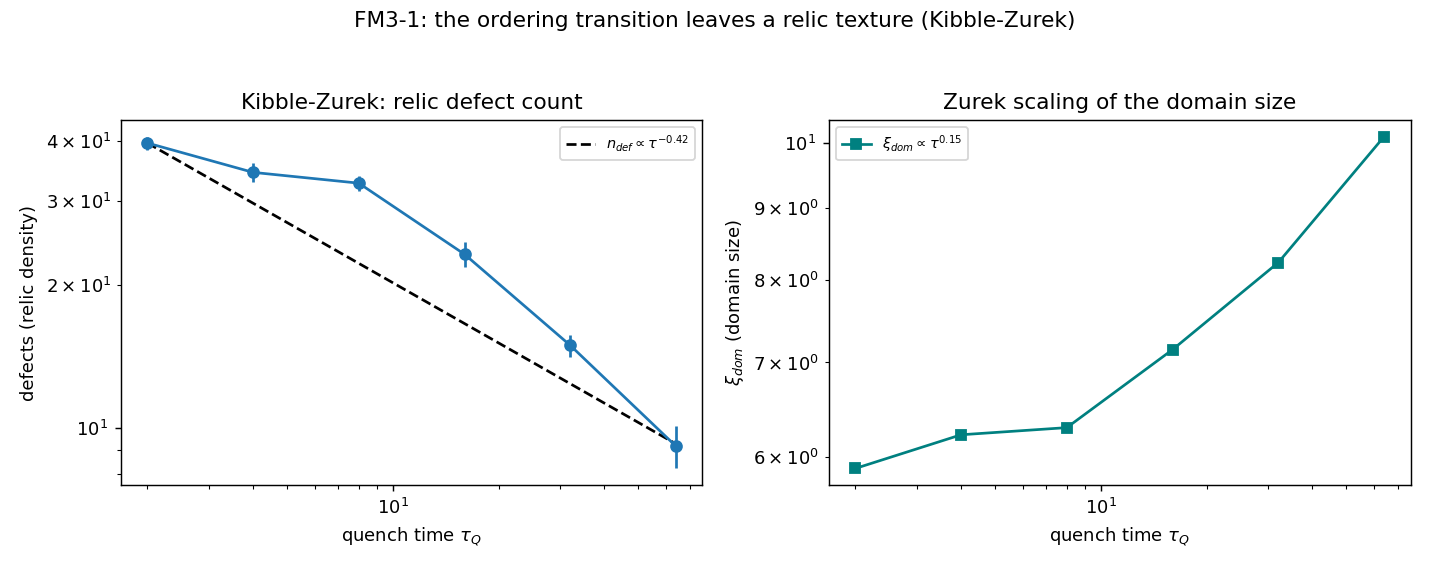

This chart was generated by the following Python code:
"""FM3_1_kibble.py -- does the early-universe ordering transition leave a relic?
(charter FM3-1, Kibble-Zurek)

Quench the O(3) orientation ferromagnet (the E1 vacuum) from disordered (hot) to
ordered (cold) through J_c at varying quench timescales tau_Q, and measure the relic
defect density n_def and the domain coherence length xi_dom.  Kibble: causally
disconnected regions order in different directions -> domains -> defects.  Zurek:
slower quench -> larger domains -> fewer defects, with xi_dom ~ tau_Q^sigma.

Pre-registered P1: a relic DOES form (n_def > 0 for plausible quench), following a
Zurek power law (not n_def -> 0).  Death C1: n_def -> 0 (no relic).

Anti-circularity: defect density measured by the cooled solid-angle charge; no
cosmological number inserted.  20 seeds.
"""
from __future__ import annotations

import json
import time
from pathlib import Path

import numpy as np
import matplotlib
matplotlib.use("Agg")
import matplotlib.pyplot as plt  # noqa: E402

import fm3_core as f3  # noqa: E402

OUT = Path(__file__).resolve().parent
SEEDS = list(range(20))
L = 20
TAUS = np.array([2, 4, 8, 16, 32, 64])


def main():
    t0 = time.time()
    print("=" * 72)
    print(f"FM3-1 -- Kibble-Zurek relic of the ordering transition (L={L}, "
          f"{len(SEEDS)} seeds)")
    print("=" * 72)
    rows = []
    for tau in TAUS:
        nd, dens, xi = [], [], []
        for sd in SEEDS:
            n = f3.quench(L, tau_Q=int(tau), seed=sd)
            ndef, density, _ = f3.defect_count(n)
            nd.append(ndef); dens.append(density)
            xi.append(f3.coherence_length(density) if density > 0 else np.nan)
        row = dict(tau_Q=int(tau), n_def=float(np.mean(nd)),
                   n_def_sem=float(np.std(nd) / np.sqrt(len(SEEDS))),
                   density=float(np.mean(dens)),
                   xi_dom=float(np.nanmean(xi)))
        rows.append(row)
        print(f"  tau_Q={tau:3d}: <n_def>={row['n_def']:5.1f}+-{row['n_def_sem']:.1f}  "
              f"xi_dom={row['xi_dom']:.2f}")

    tau = np.array([r["tau_Q"] for r in rows], float)
    ndef = np.array([r["n_def"] for r in rows])
    xi = np.array([r["xi_dom"] for r in rows])
    # Zurek fits: n_def ~ tau^-mu  and  xi_dom ~ tau^sigma
    mu = -np.polyfit(np.log(tau), np.log(ndef), 1)[0]
    sigma = np.polyfit(np.log(tau), np.log(xi), 1)[0]
    relic_forms = bool(ndef.min() > 1.0)           # defects survive even slow quench
    # O(3) model-A expectation sigma = nu/(1+nu z), nu~0.71, z~2 -> ~0.29 (COMPARISON)
    sigma_O3 = 0.29

    if not relic_forms:
        verdict = "C1"; why = "n_def -> 0: no relic forms (death)."
    else:
        verdict = "P1-confirmed"
        why = (f"a relic network forms with Zurek scaling: n_def ~ tau^-{mu:.2f}, "
               f"xi_dom ~ tau^{sigma:.2f} (O(3) model-A expectation ~{sigma_O3}). "
               "The early-universe ordering transition leaves a defect/texture relic.")

    print("-" * 72)
    print(f"  Zurek: n_def ~ tau^-{mu:.2f}   xi_dom ~ tau^{sigma:.2f}  "
          f"(O(3) expect sigma~{sigma_O3})")
    print(f"  relic forms (n_def>1 at slowest quench): {relic_forms}")
    print(f"  FM3-1: {verdict} -- {why}")
    print("=" * 72)

    payload = {
        "verdict": verdict, "why": why, "relic_forms": relic_forms,
        "zurek_mu_ndef": float(mu), "zurek_sigma_xi": float(sigma),
        "sigma_O3_expectation": sigma_O3,
        "rows": rows, "L": L, "seeds": len(SEEDS),
        "runtime_s": time.time() - t0,
        "timestamp_utc": time.strftime("%Y-%m-%dT%H:%M:%SZ", time.gmtime()),
    }
    (OUT / "FM3_1_kibble.json").write_text(json.dumps(payload, indent=2, default=float))
    print(f"saved {OUT/'FM3_1_kibble.json'}  ({payload['runtime_s']:.0f}s)")
    make_figure(tau, ndef, xi, rows, mu, sigma)
    return payload


def make_figure(tau, ndef, xi, rows, mu, sigma):
    fig, ax = plt.subplots(1, 2, figsize=(11, 4.4))
    sem = [r["n_def_sem"] for r in rows]
    ax[0].errorbar(tau, ndef, yerr=sem, marker="o", lw=1.5)
    ax[0].plot(tau, ndef[0] * (tau / tau[0]) ** (-mu), "k--",
               label=fr"$n_{{def}}\propto\tau^{{-{mu:.2f}}}$")
    ax[0].set_xscale("log"); ax[0].set_yscale("log")
    ax[0].set_xlabel(r"quench time $\tau_Q$"); ax[0].set_ylabel("defects (relic density)")
    ax[0].set_title("Kibble-Zurek: relic defect count"); ax[0].legend(fontsize=8)
    ax[1].plot(tau, xi, "s-", color="teal",
               label=fr"$\xi_{{dom}}\propto\tau^{{{sigma:.2f}}}$")
    ax[1].set_xscale("log"); ax[1].set_yscale("log")
    ax[1].set_xlabel(r"quench time $\tau_Q$"); ax[1].set_ylabel(r"$\xi_{dom}$ (domain size)")
    ax[1].set_title("Zurek scaling of the domain size"); ax[1].legend(fontsize=8)
    fig.suptitle("FM3-1: the ordering transition leaves a relic texture (Kibble-Zurek)",
                 fontsize=12)
    fig.tight_layout(rect=[0, 0, 1, 0.95])
    fig.savefig(OUT / "FM3_1_kibble.png", dpi=130)
    print(f"saved {OUT/'FM3_1_kibble.png'}")


if __name__ == "__main__":
    main()
